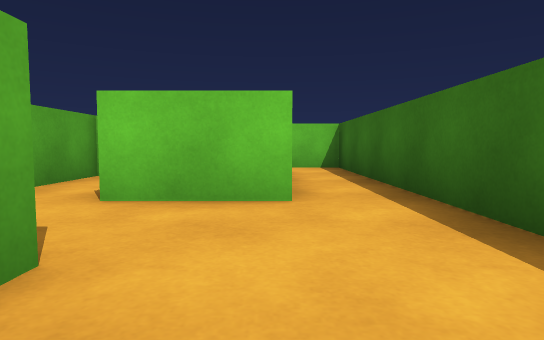
[1] (above)

22 first-person views from a walk through a Unity game level. The camera is 0.51 m above the floor, tilts 4° down and sees 75° across. The floor is counted in squares, 1 m on a side. Each view is taken from the middle of a square. On the plan, view 1 faces up. The plan holds only what a view shows up to about 9 squares ahead; the rest is blank. The player is left out.

[2]
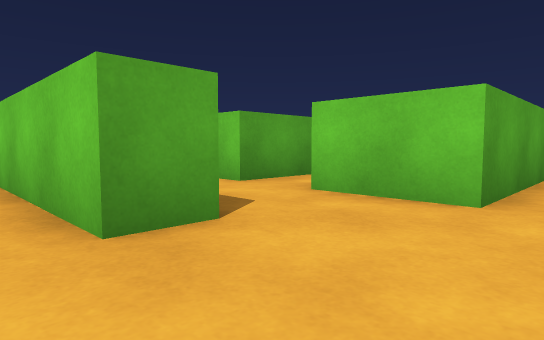

[3]
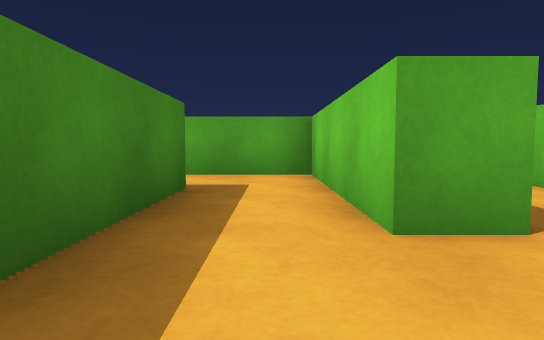

[4]
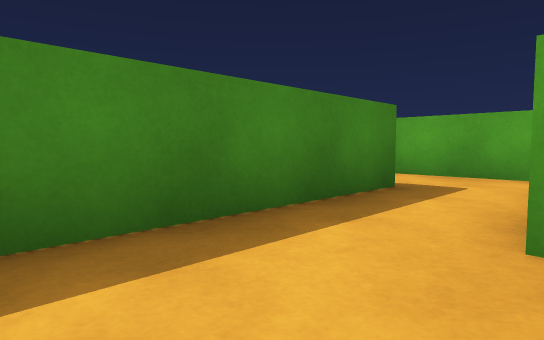

[5]
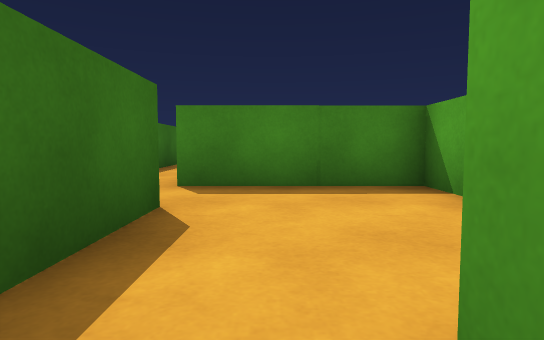

[6]
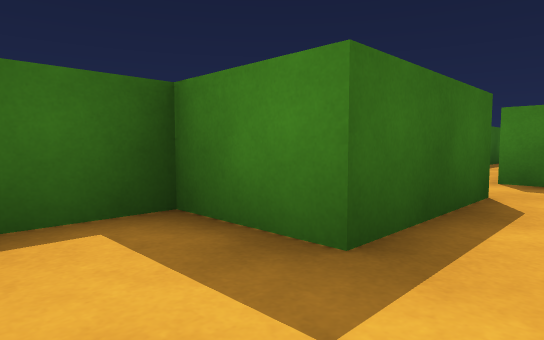

[7]
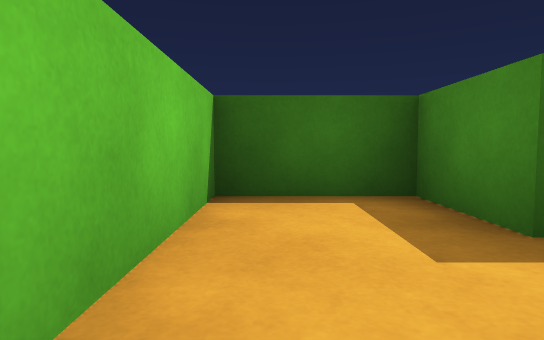

[8]
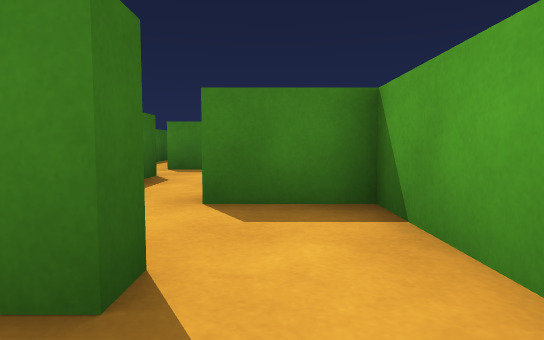

[9]
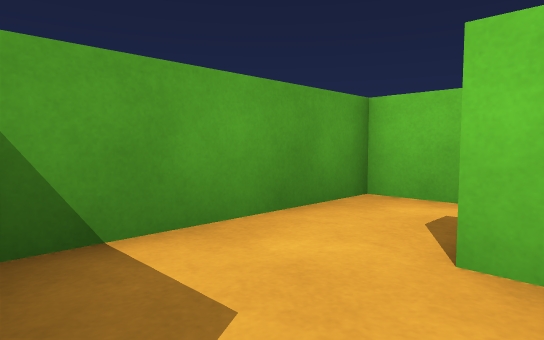

[10]
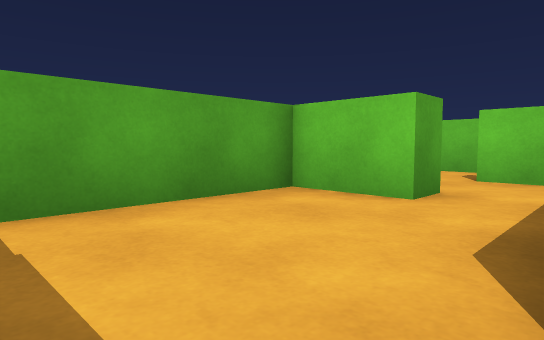

[11]
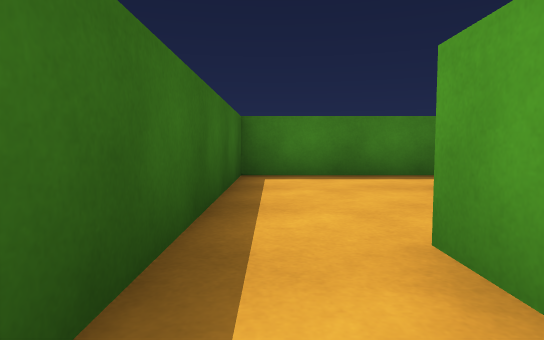

[12]
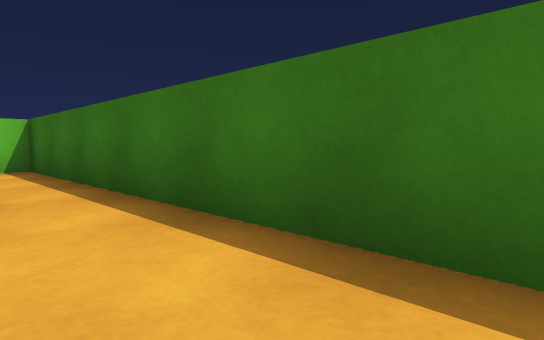

[13]
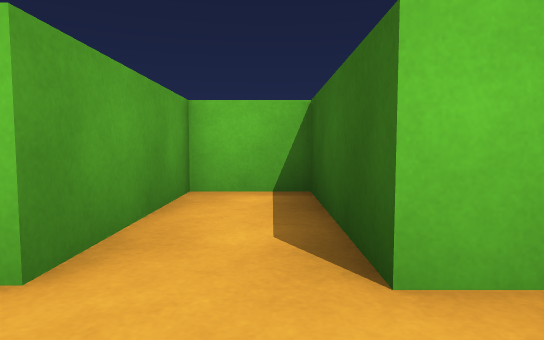

[14]
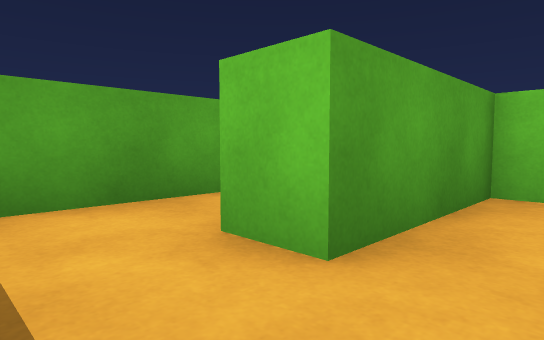

[15]
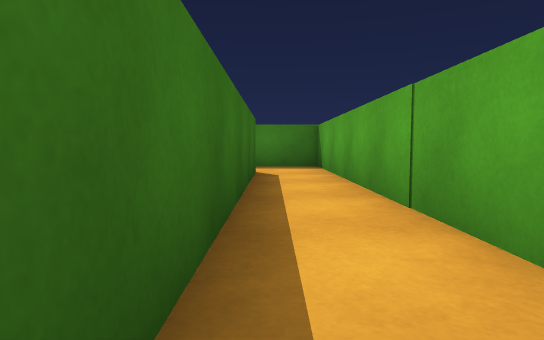

[16]
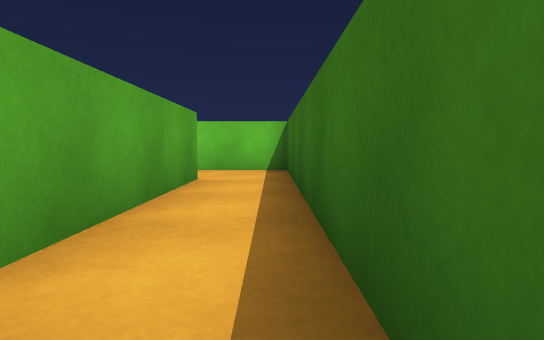

[17]
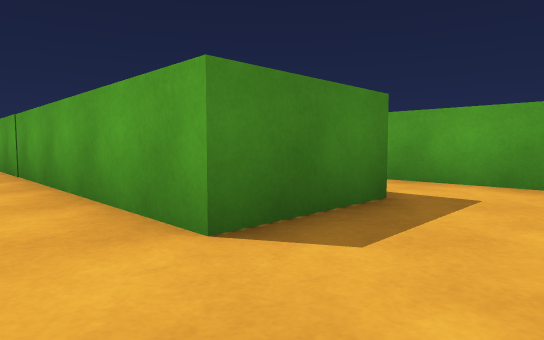

[18]
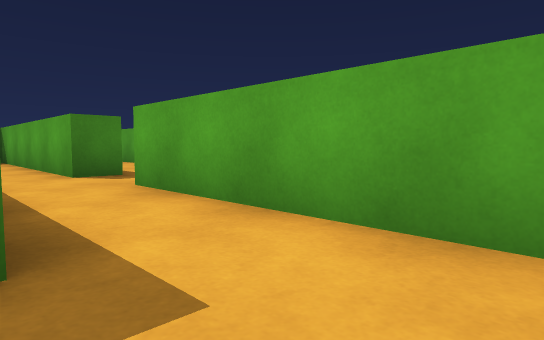

[19]
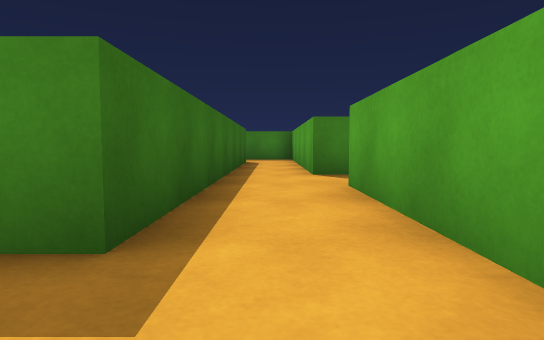

[20]
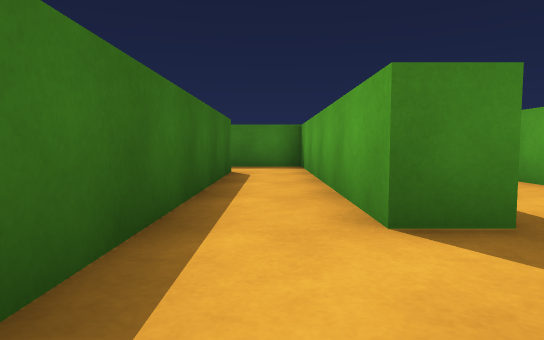

[21]
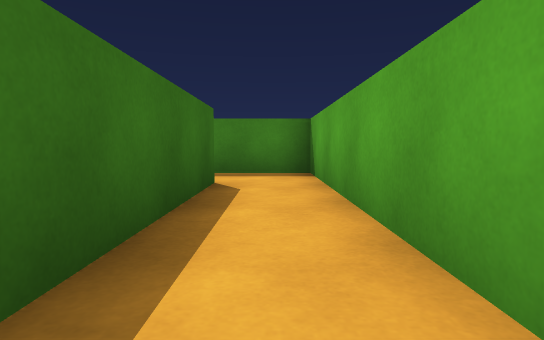

[22]
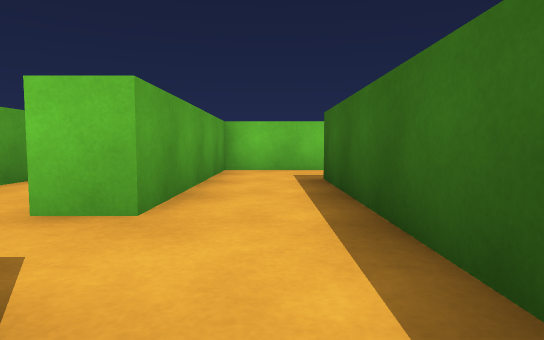

### Floor plan
Points are (right, up) in squares from view 1. A wall is a line through its corners. A room is listed if a view was taken in it or the views show most of it. See-through windows are left out.
Room 1 (views 1, 2, 3, 12)
walls: (-1, 0.7) (-5.1, 0.7) (-5.1, -2); (-3.2, -1) (1.5, -1) (1.5, 0.5)
ways out: opening at (0.5, 1) to room 2; opening at (-4, -1.5)
Room 2 (views 4, 5, 6, 7, 9, 10, 11)
walls: (0.2, 6.2) (0.2, 3.2) (-1.5, 3.2); (1.5, 10.5) (1.5, 12.6) (-1.5, 12.6); (-2.9, 12.6) (-2.9, 10.9) (-1.4, 10.9) (-1.4, 10.3) (-2.9, 10.3) (-2.9, 6.6) (0.2, 6.6); (-1, 1.5) (-1, 0.7); (1.5, 0.5) (1.5, 8.1)
ways out: opening at (0.5, 1) to room 1; opening at (-2, 13) to room 3; opening at (-1, 2) to room 4
objects: green block (0, 8) to (1, 10)
Room 3 (view 8)
walls: (-1.9, 14.3) (-2.9, 14.3) (-2.9, 12.6); (-1.5, 12.6) (-1.5, 13)
ways out: opening at (-2, 13) to room 2
Room 4 (views 13, 14)
walls: (-1.5, 3.2) (-1.5, 5.9) (-2.9, 5.9) (-2.9, 3.2)
ways out: opening at (-1, 2) to room 2; opening at (-3, 2.5) to room 5
Room 5 (views 15, 16, 17, 18, 19, 20, 21, 22)
walls: (-9.5, 7.9) (-8.7, 7.9) (-8.7, 1.5) (-6.9, 1.5); (-7.2, 3.1) (-7.2, 12.4) (-5.1, 12.4) (-5.1, 1.5) (-3.6, 1.5); (-2.9, 3.2) (-3.7, 3.2) (-3.7, 14.3) (-9, 14.3) (-9, 9.5)
ways out: opening at (-3, 2.5) to room 4; opening at (-9, 8.5)

Positions as (right, up) in squares from view 1, and headings:
1: (0, 0), facing up
2: (1, 0), facing up-left
3: (1, 0), facing left
4: (1, 1), facing down-left
5: (-1, 11), facing down
6: (-1, 12), facing down-right
7: (-2, 12), facing right
8: (-2, 14), facing down
9: (-1, 11), facing up-left
10: (0, 7), facing up-left
11: (1, 5), facing down
12: (0, 0), facing up-right
13: (-2, 2), facing up
14: (-2, 2), facing up-left
15: (-4, 10), facing down
16: (-4, 7), facing up
17: (-4, 14), facing down-left
18: (-7, 14), facing down-left
19: (-8, 14), facing down
20: (-8, 10), facing down
21: (-8, 8), facing down
22: (-8, 7), facing up
